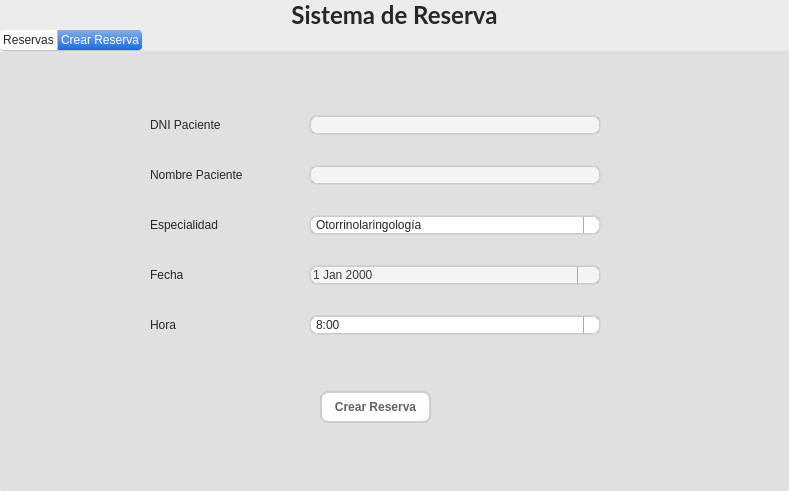
<?xml version="1.0" encoding="UTF-8"?>
<ui version="4.0">
 <class>MainWindow</class>
 <widget class="QMainWindow" name="MainWindow">
  <property name="geometry">
   <rect>
    <x>0</x>
    <y>0</y>
    <width>789</width>
    <height>491</height>
   </rect>
  </property>
  <property name="windowTitle">
   <string>C Reserv</string>
  </property>
  <property name="styleSheet">
   <string notr="true">/*
 * MacOS Style Sheet for QT Applications
 * Author: Jaime A. Quiroga P.
 * Company: GTRONICK
 * Last updated: 25/12/2020, 23:10.
 * Available at: https://github.com/GTRONICK/QSS/blob/master/MacOS.qss
 */
QMainWindow {
    background-color:#ececec;
}
QPushButton, QToolButton, QCommandLinkButton{
    padding: 0 5px 0 5px;
    border-style: solid;
    border-top-color: qlineargradient(spread:pad, x1:0, y1:0, x2:0, y2:1, stop:0 #c1c9cf, stop:1 #d2d8dd);
    border-right-color: qlineargradient(spread:pad, x1:1, y1:0, x2:0, y2:0, stop:0 #c1c9cf, stop:1 #d2d8dd);
    border-bottom-color: qlineargradient(spread:pad, x1:0, y1:1, x2:0, y2:0, stop:0 #c1c9cf, stop:1 #d2d8dd);
    border-left-color: qlineargradient(spread:pad, x1:0, y1:0, x2:1, y2:0, stop:0 #c1c9cf, stop:1 #d2d8dd);
    border-width: 2px;
    border-radius: 8px;
    color: #616161;
    font-weight: bold;
    background-color: qlineargradient(spread:pad, x1:0.5, y1:0, x2:0.5, y2:1, stop:0 #fbfdfd, stop:0.5 #ffffff, stop:1 #fbfdfd);
}
QPushButton::default, QToolButton::default, QCommandLinkButton::default{
    border: 2px solid transparent;
    color: #FFFFFF;
    background-color: qlineargradient(spread:pad, x1:0.5, y1:0, x2:0.5, y2:1, stop:0 #84afe5, stop:1 #1168e4);
}
QPushButton:hover, QToolButton:hover, QCommandLinkButton:hover{
    color: #3d3d3d;
}
QPushButton:pressed, QToolButton:pressed, QCommandLinkButton:pressed{
    color: #aeaeae;
    background-color: qlineargradient(spread:pad, x1:0.5, y1:0, x2:0.5, y2:1, stop:0 #ffffff, stop:0.5 #fbfdfd, stop:1 #ffffff);
}
QPushButton:disabled, QToolButton:disabled, QCommandLinkButton:disabled{
    color: #616161;
    background-color: qlineargradient(spread:pad, x1:0.5, y1:0, x2:0.5, y2:1, stop:0 #dce7eb, stop:0.5 #e0e8eb, stop:1 #dee7ec);
}
QLineEdit, QTextEdit, QPlainTextEdit, QSpinBox, QDoubleSpinBox, QTimeEdit, QDateEdit, QDateTimeEdit {
    border-width: 2px;
    border-radius: 8px;
    border-style: solid;
    border-top-color: qlineargradient(spread:pad, x1:0.5, y1:1, x2:0.5, y2:0, stop:0 #c1c9cf, stop:1 #d2d8dd);
    border-right-color: qlineargradient(spread:pad, x1:0, y1:0, x2:1, y2:0, stop:0 #c1c9cf, stop:1 #d2d8dd);
    border-bottom-color: qlineargradient(spread:pad, x1:0.5, y1:0, x2:0.5, y2:1, stop:0 #c1c9cf, stop:1 #d2d8dd);
    border-left-color: qlineargradient(spread:pad, x1:1, y1:0, x2:0, y2:0, stop:0 #c1c9cf, stop:1 #d2d8dd);
    background-color: #f4f4f4;
    color: #3d3d3d;
}
QLineEdit:focus, QTextEdit:focus, QPlainTextEdit:focus, QSpinBox:focus, QDoubleSpinBox:focus, QTimeEdit:focus, QDateEdit:focus, QDateTimeEdit:focus {
    border-width: 2px;
    border-radius: 8px;
    border-style: solid;
    border-top-color: qlineargradient(spread:pad, x1:0.5, y1:1, x2:0.5, y2:0, stop:0 #85b7e3, stop:1 #9ec1db);
    border-right-color: qlineargradient(spread:pad, x1:0, y1:0, x2:1, y2:0, stop:0 #85b7e3, stop:1 #9ec1db);
    border-bottom-color: qlineargradient(spread:pad, x1:0.5, y1:0, x2:0.5, y2:1, stop:0 #85b7e3, stop:1 #9ec1db);
    border-left-color: qlineargradient(spread:pad, x1:1, y1:0, x2:0, y2:0, stop:0 #85b7e3, stop:1 #9ec1db);
    background-color: #f4f4f4;
    color: #3d3d3d;
}
QLineEdit:disabled, QTextEdit:disabled, QPlainTextEdit:disabled, QSpinBox:disabled, QDoubleSpinBox:disabled, QTimeEdit:disabled, QDateEdit:disabled, QDateTimeEdit:disabled {
    color: #b9b9b9;
}
QSpinBox::up-button, QDoubleSpinBox::up-button, QTimeEdit::up-button, QDateEdit::up-button, QDateTimeEdit::up-button {
    subcontrol-origin: padding;
    subcontrol-position: top right;
    width: 15px;
    color: #272727;
    border-left-width: 1px;
    border-left-color: darkgray;
    border-left-style: solid;
    border-top-right-radius: 3px;
    padding: 3px;
}
QSpinBox::down-button, QDoubleSpinBox::down-button, QTimeEdit::down-button, QDateEdit::down-button, QDateTimeEdit::down-button {
    subcontrol-origin: padding;
    subcontrol-position: bottom right;
    width: 15px;
    color: #272727;
    border-left-width: 1px;
    border-left-color: darkgray;
    border-left-style: solid;
    border-bottom-right-radius: 3px;
    padding: 3px;
}
QSpinBox::up-button:pressed, QDoubleSpinBox::up-button:pressed, QTimeEdit::up-button:pressed, QDateEdit::up-button:pressed, QDateTimeEdit::up-button:pressed {
    color: #aeaeae;
    background-color: qlineargradient(spread:pad, x1:0.5, y1:0, x2:0.5, y2:1, stop:0 #ffffff, stop:0.5 #fbfdfd, stop:1 #ffffff);
}
QSpinBox::down-button:pressed, QDoubleSpinBox::down-button:pressed, QTimeEdit::down-button:pressed, QDateEdit::down-button:pressed, QDateTimeEdit::down-button:pressed {
    color: #aeaeae;
    background-color: qlineargradient(spread:pad, x1:0.5, y1:0, x2:0.5, y2:1, stop:0 #ffffff, stop:0.5 #fbfdfd, stop:1 #ffffff);
}
QSpinBox::up-button:hover, QDoubleSpinBox::up-button:hover, QTimeEdit::up-button:hover, QDateEdit::up-button:hover, QDateTimeEdit::up-button:hover {
    color: #FFFFFF;
    border-top-right-radius: 5px;
    background-color: qlineargradient(spread:pad, x1:0.5, y1:0, x2:0.5, y2:1, stop:0 #84afe5, stop:1 #1168e4);
    
}
QSpinBox::down-button:hover, QDoubleSpinBox::down-button:hover, QTimeEdit::down-button:hover, QDateEdit::down-button:hover, QDateTimeEdit::down-button:hover {
    color: #FFFFFF;
    border-bottom-right-radius: 5px;
    background-color: qlineargradient(spread:pad, x1:0.5, y1:0, x2:0.5, y2:1, stop:0 #84afe5, stop:1 #1168e4);
}
QSpinBox::up-arrow, QDoubleSpinBox::up-arrow, QTimeEdit::up-arrow, QDateEdit::up-arrow, QDateTimeEdit::up-arrow {
    image: url(/usr/share/icons/Adwaita/16x16/actions/go-up-symbolic.symbolic.png);
}
QSpinBox::down-arrow, QDoubleSpinBox::down-arrow, QTimeEdit::down-arrow, QDateEdit::down-arrow, QDateTimeEdit::down-arrow {
    image: url(/usr/share/icons/Adwaita/16x16/actions/go-down-symbolic.symbolic.png);
}
QProgressBar {
    max-height: 8px;
    text-align: center;
    font: italic bold 11px;
    color: #3d3d3d;
    border: 1px solid transparent;
    border-radius:4px;
    background-color: qlineargradient(spread:pad, x1:0, y1:0, x2:0, y2:1, stop:0 #ddd5d5, stop:0.5 #dad3d3, stop:1 #ddd5d5);
}
QProgressBar::chunk {
    background-color: qlineargradient(spread:pad, x1:0, y1:0, x2:0, y2:1, stop:0 #467dd1, stop:0.5 #3b88fc, stop:1 #467dd1);
    border-radius: 4px;
}
QProgressBar:disabled {
    color: #616161;
}
QProgressBar::chunk:disabled {
    background-color: #aeaeae;
}
QSlider::groove {
    border: 1px solid #bbbbbb;
    background-color: #52595d;
    border-radius: 4px;
}
QSlider::groove:horizontal {
    height: 6px;
}
QSlider::groove:vertical {
    width: 6px;
}
QSlider::handle:horizontal {
    background: #ffffff;
    border-style: solid;
    border-width: 1px;
    border-color: rgb(207,207,207);
    width: 12px;
    margin: -5px 0;
    border-radius: 7px;
}
QSlider::handle:vertical {
    background: #ffffff;
    border-style: solid;
    border-width: 1px;
    border-color: rgb(207,207,207);
    height: 12px;
    margin: 0 -5px;
    border-radius: 7px;
}
QSlider::add-page, QSlider::sub-page {
    border: 1px transparent;
    background-color: #52595d;
    border-radius: 4px;
}
QSlider::add-page:horizontal {
    background: qlineargradient(spread:pad, x1:0, y1:0, x2:0, y2:1, stop:0 #ddd5d5, stop:0.5 #dad3d3, stop:1 #ddd5d5);
}
QSlider::sub-page:horizontal {
    background-color: qlineargradient(spread:pad, x1:0, y1:0, x2:1, y2:0, stop:0 #467dd1, stop:0.5 #3b88fc, stop:1 #467dd1);
}
QSlider::add-page:vertical {
    background-color: qlineargradient(spread:pad, x1:0, y1:0, x2:0, y2:1, stop:0 #467dd1, stop:0.5 #3b88fc, stop:1 #467dd1);
}
QSlider::sub-page:vertical {
    background: qlineargradient(spread:pad, x1:0, y1:0, x2:1, y2:0, stop:0 #ddd5d5, stop:0.5 #dad3d3, stop:1 #ddd5d5);
}
QSlider::add-page:horizontal:disabled, QSlider::sub-page:horizontal:disabled, QSlider::add-page:vertical:disabled, QSlider::sub-page:vertical:disabled {
    background: #b9b9b9;
}
QComboBox, QFontComboBox {
    border-width: 2px;
    border-radius: 8px;
    border-style: solid;
    border-top-color: qlineargradient(spread:pad, x1:0.5, y1:1, x2:0.5, y2:0, stop:0 #c1c9cf, stop:1 #d2d8dd);
    border-right-color: qlineargradient(spread:pad, x1:0, y1:0, x2:1, y2:0, stop:0 #c1c9cf, stop:1 #d2d8dd);
    border-bottom-color: qlineargradient(spread:pad, x1:0.5, y1:0, x2:0.5, y2:1, stop:0 #c1c9cf, stop:1 #d2d8dd);
    border-left-color: qlineargradient(spread:pad, x1:1, y1:0, x2:0, y2:0, stop:0 #c1c9cf, stop:1 #d2d8dd);
    background-color: #f4f4f4;
    color: #272727;
    padding-left: 5px;
}
QComboBox:editable, QComboBox:!editable, QComboBox::drop-down:editable, QComboBox:!editable:on, QComboBox::drop-down:editable:on {
    background: #ffffff;
}
QComboBox::drop-down {
    subcontrol-origin: padding;
    subcontrol-position: top right;
    width: 15px;
    color: #272727;
    border-left-width: 1px;
    border-left-color: darkgray;
    border-left-style: solid;
    border-top-right-radius: 3px;
    border-bottom-right-radius: 3px;
}
QComboBox::down-arrow {
    image: url(/usr/share/icons/Adwaita/16x16/actions/go-down-symbolic.symbolic.png); /*Adawaita icon thene*/
}

QComboBox::down-arrow:on {
    top: 1px;
    left: 1px;
}
QComboBox QAbstractItemView {
    border: 1px solid darkgray;
    border-radius: 8px;
    selection-background-color: #dadada;
    selection-color: #272727;
    color: #272727;
    background: white;
}
QLabel, QCheckBox, QRadioButton {
    color: #272727;
}
QCheckBox {
    padding: 2px;
}
QCheckBox:disabled, QRadioButton:disabled {
    color: #808086;
    padding: 2px;
}

QCheckBox:hover {
    border-radius:4px;
    border-style:solid;
    padding-left: 1px;
    padding-right: 1px;
    padding-bottom: 1px;
    padding-top: 1px;
    border-width:1px;
    border-color: transparent;
}
QCheckBox::indicator:checked {
    image: url(/usr/share/icons/Adwaita/16x16/actions/object-select-symbolic.symbolic.png);
    height: 15px;
    width: 15px;
    border-style:solid;
    border-width: 1px;
    border-color: #48a5fd;
    color: #ffffff;
    border-radius: 3px;
    background-color: qlineargradient(spread:pad, x1:0, y1:0, x2:0, y2:1, stop:0 #48a5fd, stop:0.5 #329cfb, stop:1 #48a5fd);
}
QCheckBox::indicator:unchecked {
    
    height: 15px;
    width: 15px;
    border-style:solid;
    border-width: 1px;
    border-color: #48a5fd;
    border-radius: 3px;
    background-color: #fbfdfa;
}
QLCDNumber {
    color: #616161;;
}
QMenuBar {
    background-color: #ececec;
}
QMenuBar::item {
    color: #616161;
    spacing: 3px;
    padding: 1px 4px;
    background-color: #ececec;
}

QMenuBar::item:selected {
    background-color: #dadada;
    color: #3d3d3d;
}
QMenu {
    background-color: #ececec;
}
QMenu::item:selected {
    background-color: #dadada;
    color: #3d3d3d;
}
QMenu::item {
    color: #616161;;
    background-color: #e0e0e0;
}
QTabWidget {
    color:rgb(0,0,0);
    background-color:#000000;
}
QTabWidget::pane {
    border-color: #050a0e;
    background-color: #e0e0e0;
    border-width: 1px;
    border-radius: 4px;
    position: absolute;
    top: -0.5em;
    padding-top: 0.5em;
}

QTabWidget::tab-bar {
    alignment: center;
}

QTabBar::tab {
    border-bottom: 1px solid #c0c0c0;
    padding: 3px;
    color: #272727;
    background-color: #fefefc;
    margin-left:0px;
}
QTabBar::tab:!last {
    border-right: 1px solid;
    border-right-color: #c0c0c0;
    border-bottom-color: #c0c0c0;
}
QTabBar::tab:first {
    border-top-left-radius: 4px;
    border-bottom-left-radius: 4px;
}
QTabBar::tab:last {
    border-top-right-radius: 4px;
    border-bottom-right-radius: 4px;
}
QTabBar::tab:selected, QTabBar::tab:last:selected, QTabBar::tab:hover {
    color: #FFFFFF;
    background-color: qlineargradient(spread:pad, x1:0.5, y1:0, x2:0.5, y2:1, stop:0 #84afe5, stop:1 #1168e4);
}
QRadioButton::indicator {
    height: 14px;
    width: 14px;
    border-style:solid;
    border-radius:7px;
    border-width: 1px;
}
QRadioButton::indicator:checked {
    border-color: #48a5fd;
    background-color: qradialgradient(cx:0.5, cy:0.5, radius:0.4,fx:0.5, fy:0.5, stop:0 #ffffff, stop:0.5 #ffffff, stop:0.6 #48a5fd, stop:1 #48a5fd);
}
QRadioButton::indicator:!checked {
    border-color: #a9b7c6;
    background-color: #fbfdfa;
}
QStatusBar {
    color:#027f7f;
}

QDial {
    background: #16a085;
}

QToolBox {
    color: #a9b7c6;
    background-color: #222b2e;
}
QToolBox::tab {
    color: #a9b7c6;
    background-color:#222b2e;
}
QToolBox::tab:selected {
    color: #FFFFFF;
    background-color:#222b2e;
}
QScrollArea {
    color: #FFFFFF;
    background-color:#222b2e;
}

QScrollBar:horizontal {
	max-height: 10px;
	border: 1px transparent grey;
	margin: 0px 20px 0px 20px;
	background: transparent;
}
QScrollBar:vertical {
	max-width: 10px;
	border: 1px transparent grey;
	margin: 20px 0px 20px 0px;
	background: transparent;
}
QScrollBar::handle:vertical, QScrollBar::handle:horizontal {
	background: #52595d;
	border-style: transparent;
	border-radius: 4px;
	min-height: 25px;
}
QScrollBar::handle:horizontal:hover, QScrollBar::handle:vertical:hover {
	background: qlineargradient(spread:pad, x1:0, y1:0, x2:1, y2:0, stop:0 #467dd1, stop:0.5 #3b88fc, stop:1 #467dd1);
}
QScrollBar::add-line, QScrollBar::sub-line {
    border: 2px transparent grey;
    border-radius: 4px;
    subcontrol-origin: margin;
    background: #b9b9b9;
}
QScrollBar::add-line:horizontal {
    width: 20px;
    subcontrol-position: right;
}
QScrollBar::add-line:vertical {
    height: 20px;
    subcontrol-position: bottom;
}
QScrollBar::sub-line:horizontal {
    width: 20px;
    subcontrol-position: left;
}
QScrollBar::sub-line:vertical {
    height: 20px;
    subcontrol-position: top;
}
QScrollBar::add-line:vertical:pressed, QScrollBar::add-line:horizontal:pressed, QScrollBar::sub-line:horizontal:pressed, QScrollBar::sub-line:vertical:pressed {
    background: qlineargradient(spread:pad, x1:0, y1:0, x2:1, y2:0, stop:0 #467dd1, stop:0.5 #3b88fc, stop:1 #467dd1);
}
QScrollBar::add-page:horizontal, QScrollBar::sub-page:horizontal, QScrollBar::add-page:vertical, QScrollBar::sub-page:vertical {
    background: none;
}
QScrollBar::up-arrow:vertical {
    image: url(/usr/share/icons/Adwaita/16x16/actions/go-up-symbolic.symbolic.png);
}
QScrollBar::down-arrow:vertical {
    image: url(/usr/share/icons/Adwaita/16x16/actions/go-down-symbolic.symbolic.png);
}
QScrollBar::left-arrow:horizontal {
    image: url(/usr/share/icons/Adwaita/16x16/actions/go-previous-symbolic.symbolic.png);
}
QScrollBar::right-arrow:horizontal {
    image: url(/usr/share/icons/Adwaita/16x16/actions/go-next-symbolic.symbolic.png);
}</string>
  </property>
  <property name="animated">
   <bool>true</bool>
  </property>
  <widget class="QWidget" name="centralwidget">
   <property name="enabled">
    <bool>true</bool>
   </property>
   <property name="sizePolicy">
    <sizepolicy hsizetype="Preferred" vsizetype="Preferred">
     <horstretch>0</horstretch>
     <verstretch>0</verstretch>
    </sizepolicy>
   </property>
   <property name="layoutDirection">
    <enum>Qt::LeftToRight</enum>
   </property>
   <property name="autoFillBackground">
    <bool>false</bool>
   </property>
   <layout class="QGridLayout" name="gridLayout_2">
    <property name="leftMargin">
     <number>0</number>
    </property>
    <property name="topMargin">
     <number>0</number>
    </property>
    <property name="rightMargin">
     <number>0</number>
    </property>
    <property name="bottomMargin">
     <number>0</number>
    </property>
    <property name="spacing">
     <number>0</number>
    </property>
    <item row="0" column="0">
     <layout class="QVBoxLayout" name="verticalLayout">
      <item>
       <widget class="QLabel" name="label_6">
        <property name="font">
         <font>
          <family>Lato</family>
          <pointsize>18</pointsize>
          <weight>75</weight>
          <bold>true</bold>
         </font>
        </property>
        <property name="text">
         <string>Sistema de Reserva</string>
        </property>
        <property name="alignment">
         <set>Qt::AlignCenter</set>
        </property>
        <property name="margin">
         <number>5</number>
        </property>
       </widget>
      </item>
      <item>
       <widget class="QTabWidget" name="tabWidget">
        <property name="sizePolicy">
         <sizepolicy hsizetype="Expanding" vsizetype="Expanding">
          <horstretch>0</horstretch>
          <verstretch>0</verstretch>
         </sizepolicy>
        </property>
        <property name="currentIndex">
         <number>1</number>
        </property>
        <widget class="QWidget" name="tab_3">
         <attribute name="title">
          <string>Reservas</string>
         </attribute>
         <widget class="QPushButton" name="eliminar_Button">
          <property name="geometry">
           <rect>
            <x>670</x>
            <y>10</y>
            <width>84</width>
            <height>32</height>
           </rect>
          </property>
          <property name="text">
           <string>Eliminar</string>
          </property>
         </widget>
         <widget class="QTableWidget" name="tableWidget">
          <property name="geometry">
           <rect>
            <x>20</x>
            <y>50</y>
            <width>731</width>
            <height>341</height>
           </rect>
          </property>
          <row>
           <property name="text">
            <string/>
           </property>
          </row>
          <row>
           <property name="text">
            <string>New Row</string>
           </property>
          </row>
          <column>
           <property name="text">
            <string>ID Reserva</string>
           </property>
          </column>
          <column>
           <property name="text">
            <string>DNI Paciente</string>
           </property>
          </column>
          <column>
           <property name="text">
            <string>Paciente</string>
           </property>
          </column>
          <column>
           <property name="text">
            <string>Especialidad</string>
           </property>
          </column>
          <column>
           <property name="text">
            <string>Doctor</string>
           </property>
          </column>
          <column>
           <property name="text">
            <string>Fecha</string>
           </property>
          </column>
          <column>
           <property name="text">
            <string>Hora</string>
           </property>
          </column>
         </widget>
         <widget class="QLineEdit" name="seach_dni_edit">
          <property name="geometry">
           <rect>
            <x>60</x>
            <y>10</y>
            <width>113</width>
            <height>30</height>
           </rect>
          </property>
         </widget>
         <widget class="QLabel" name="label_5">
          <property name="geometry">
           <rect>
            <x>30</x>
            <y>20</y>
            <width>49</width>
            <height>16</height>
           </rect>
          </property>
          <property name="text">
           <string>DNI: </string>
          </property>
         </widget>
         <widget class="QLabel" name="label_8">
          <property name="geometry">
           <rect>
            <x>400</x>
            <y>20</y>
            <width>49</width>
            <height>16</height>
           </rect>
          </property>
          <property name="text">
           <string>Fecha:</string>
          </property>
         </widget>
         <widget class="QLabel" name="label_9">
          <property name="geometry">
           <rect>
            <x>200</x>
            <y>20</y>
            <width>81</width>
            <height>16</height>
           </rect>
          </property>
          <property name="text">
           <string>Especialidad:</string>
          </property>
         </widget>
         <widget class="QLineEdit" name="search_especialidad_edit">
          <property name="geometry">
           <rect>
            <x>270</x>
            <y>10</y>
            <width>113</width>
            <height>30</height>
           </rect>
          </property>
         </widget>
         <widget class="QLineEdit" name="search_fecha_edit">
          <property name="geometry">
           <rect>
            <x>440</x>
            <y>10</y>
            <width>113</width>
            <height>30</height>
           </rect>
          </property>
         </widget>
        </widget>
        <widget class="QWidget" name="tab_4">
         <attribute name="title">
          <string>Crear Reserva</string>
         </attribute>
         <widget class="QPushButton" name="create_reserva_button">
          <property name="geometry">
           <rect>
            <x>320</x>
            <y>340</y>
            <width>111</width>
            <height>32</height>
           </rect>
          </property>
          <property name="text">
           <string>Crear Reserva</string>
          </property>
         </widget>
         <widget class="QWidget" name="gridLayoutWidget">
          <property name="geometry">
           <rect>
            <x>150</x>
            <y>40</y>
            <width>451</width>
            <height>271</height>
           </rect>
          </property>
          <layout class="QGridLayout" name="gridLayout">
           <item row="0" column="0">
            <widget class="QLabel" name="label">
             <property name="text">
              <string>DNI Paciente</string>
             </property>
            </widget>
           </item>
           <item row="4" column="2">
            <widget class="QComboBox" name="hora_comboBox">
             <item>
              <property name="text">
               <string>8:00</string>
              </property>
             </item>
             <item>
              <property name="text">
               <string>8:30</string>
              </property>
             </item>
             <item>
              <property name="text">
               <string>9:00</string>
              </property>
             </item>
             <item>
              <property name="text">
               <string>9:30</string>
              </property>
             </item>
             <item>
              <property name="text">
               <string>10:00</string>
              </property>
             </item>
             <item>
              <property name="text">
               <string>10:30</string>
              </property>
             </item>
             <item>
              <property name="text">
               <string>11:00</string>
              </property>
             </item>
             <item>
              <property name="text">
               <string>11:30</string>
              </property>
             </item>
             <item>
              <property name="text">
               <string>2:00</string>
              </property>
             </item>
             <item>
              <property name="text">
               <string>2:30</string>
              </property>
             </item>
             <item>
              <property name="text">
               <string>3:00</string>
              </property>
             </item>
             <item>
              <property name="text">
               <string>3:30</string>
              </property>
             </item>
             <item>
              <property name="text">
               <string>4:00</string>
              </property>
             </item>
             <item>
              <property name="text">
               <string>4:30</string>
              </property>
             </item>
             <item>
              <property name="text">
               <string>5:00</string>
              </property>
             </item>
             <item>
              <property name="text">
               <string>5:30</string>
              </property>
             </item>
            </widget>
           </item>
           <item row="1" column="0">
            <widget class="QLabel" name="label_2">
             <property name="text">
              <string>Nombre Paciente</string>
             </property>
            </widget>
           </item>
           <item row="1" column="2">
            <widget class="QLineEdit" name="nombre_paciente">
             <property name="enabled">
              <bool>true</bool>
             </property>
            </widget>
           </item>
           <item row="0" column="2">
            <widget class="QLineEdit" name="dni_paciente"/>
           </item>
           <item row="2" column="2">
            <widget class="QComboBox" name="especialidades_comboBox">
             <item>
              <property name="text">
               <string>Otorrinolaringología</string>
              </property>
             </item>
             <item>
              <property name="text">
               <string>Endocrinología</string>
              </property>
             </item>
             <item>
              <property name="text">
               <string>Estomatología</string>
              </property>
             </item>
             <item>
              <property name="text">
               <string>Hematología</string>
              </property>
             </item>
             <item>
              <property name="text">
               <string>Hepatología</string>
              </property>
             </item>
             <item>
              <property name="text">
               <string>Neurología</string>
              </property>
             </item>
             <item>
              <property name="text">
               <string>Neurología</string>
              </property>
             </item>
             <item>
              <property name="text">
               <string>Psiquiatría</string>
              </property>
             </item>
             <item>
              <property name="text">
               <string>Reumatología</string>
              </property>
             </item>
             <item>
              <property name="text">
               <string>Reumatología</string>
              </property>
             </item>
             <item>
              <property name="text">
               <string>Oftalmología</string>
              </property>
             </item>
            </widget>
           </item>
           <item row="3" column="0">
            <widget class="QLabel" name="label_4">
             <property name="text">
              <string>Fecha</string>
             </property>
            </widget>
           </item>
           <item row="4" column="0">
            <widget class="QLabel" name="label_7">
             <property name="text">
              <string>Hora</string>
             </property>
            </widget>
           </item>
           <item row="3" column="2">
            <widget class="QDateEdit" name="fecha_reserva"/>
           </item>
           <item row="2" column="0">
            <widget class="QLabel" name="label_3">
             <property name="text">
              <string>Especialidad</string>
             </property>
            </widget>
           </item>
           <item row="1" column="1">
            <spacer name="horizontalSpacer">
             <property name="orientation">
              <enum>Qt::Horizontal</enum>
             </property>
             <property name="sizeType">
              <enum>QSizePolicy::Fixed</enum>
             </property>
             <property name="sizeHint" stdset="0">
              <size>
               <width>60</width>
               <height>20</height>
              </size>
             </property>
            </spacer>
           </item>
          </layout>
         </widget>
        </widget>
       </widget>
      </item>
     </layout>
    </item>
   </layout>
  </widget>
  <widget class="QMenuBar" name="menuBar">
   <property name="geometry">
    <rect>
     <x>0</x>
     <y>0</y>
     <width>789</width>
     <height>19</height>
    </rect>
   </property>
  </widget>
  <action name="actionn1">
   <property name="text">
    <string>n1</string>
   </property>
  </action>
  <action name="action21">
   <property name="text">
    <string>21</string>
   </property>
  </action>
  <action name="actionn3">
   <property name="text">
    <string>n3</string>
   </property>
  </action>
  <action name="actionn1_2">
   <property name="text">
    <string>n1</string>
   </property>
  </action>
  <action name="actionn2">
   <property name="text">
    <string>n2</string>
   </property>
  </action>
  <action name="actionn3_2">
   <property name="text">
    <string>n3</string>
   </property>
  </action>
 </widget>
 <resources/>
 <connections/>
</ui>
